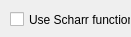
<?xml version="1.0" encoding="UTF-8"?>
<ui version="4.0">
 <class>CVSobelAndScharrEmbeddedWidget</class>
 <widget class="QWidget" name="CVSobelAndScharrEmbeddedWidget">
  <property name="geometry">
   <rect>
    <x>0</x>
    <y>0</y>
    <width>131</width>
    <height>37</height>
   </rect>
  </property>
  <property name="windowTitle">
   <string>Form</string>
  </property>
  <widget class="QCheckBox" name="mpCheckBox">
   <property name="geometry">
    <rect>
     <x>10</x>
     <y>10</y>
     <width>121</width>
     <height>19</height>
    </rect>
   </property>
   <property name="text">
    <string>Use Scharr function</string>
   </property>
  </widget>
 </widget>
 <resources/>
 <connections/>
</ui>
